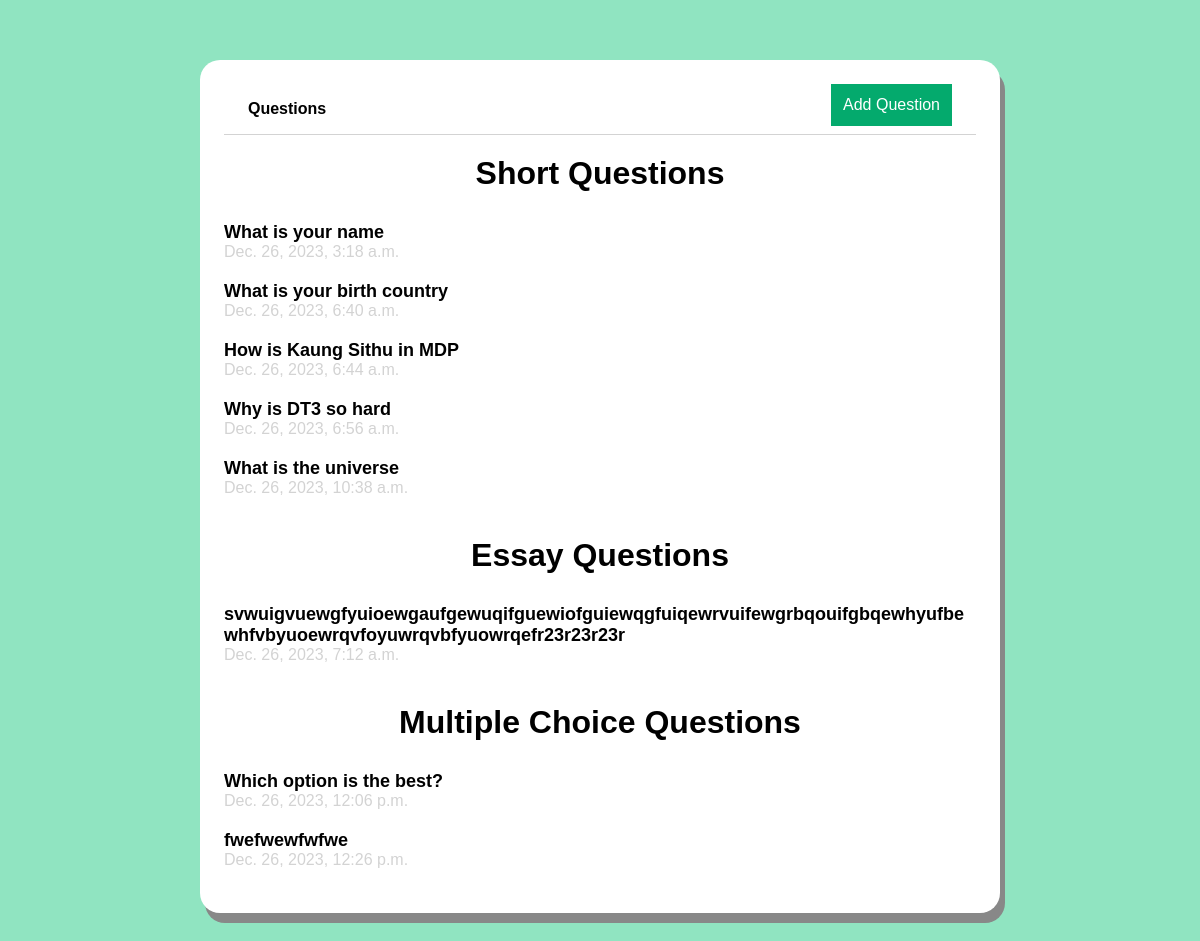
Before: / with the older database file.
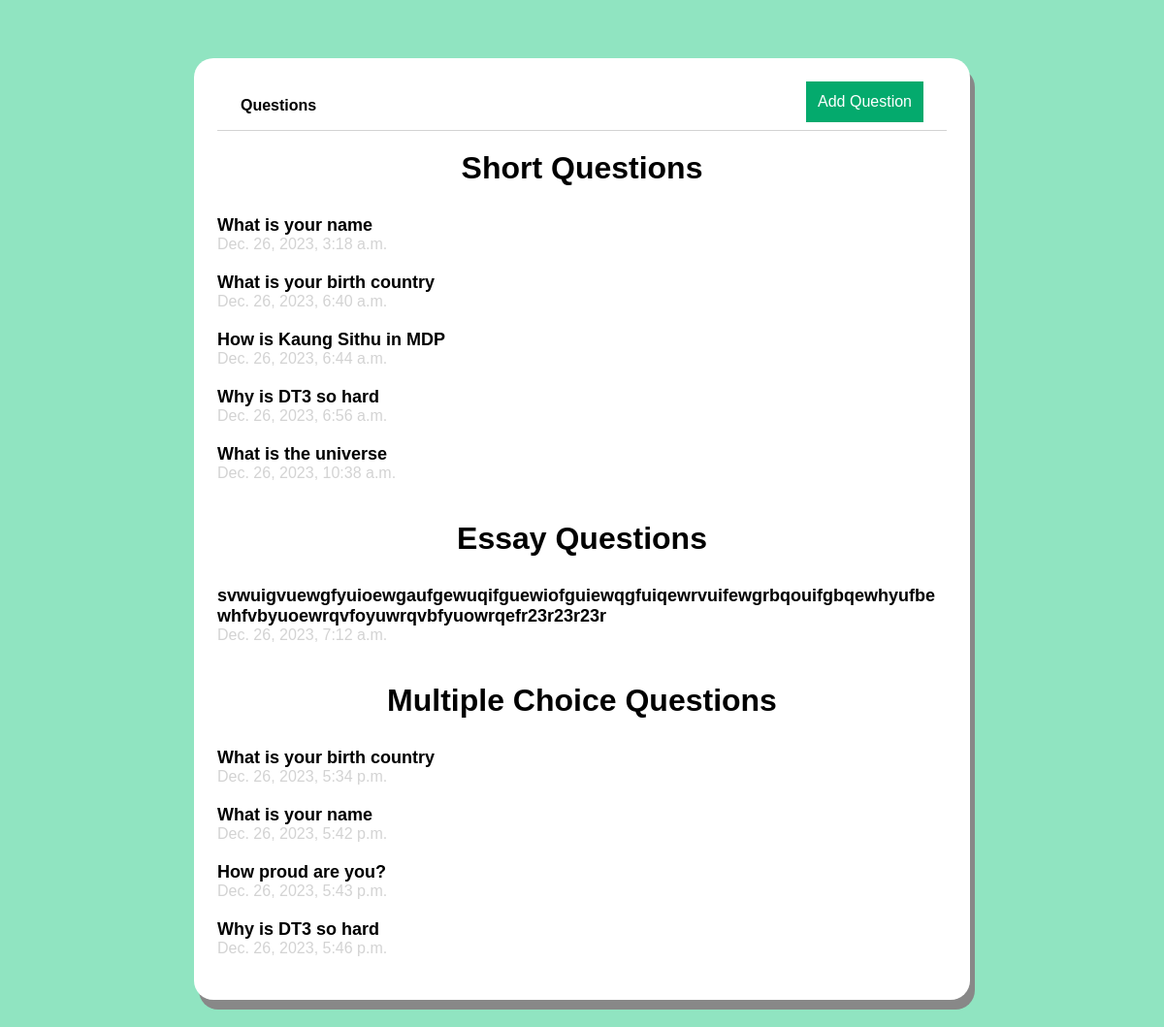
After: the same page with the newer database file.
### questions/models.py (models this page shows, shortened)
class ShortQuestion(models.Model):
    question = models.CharField(max_length=10000)
    created_at = models.DateTimeField(auto_now_add=True)
    updated_at = models.DateTimeField(auto_now=True)

class EssayQuestion(models.Model):
    question = models.CharField(max_length=10000)
    created_at = models.DateTimeField(auto_now_add=True)
    updated_at = models.DateTimeField(auto_now=True)

class MultiChoiceQuestion(models.Model):
    question = models.CharField(max_length=10000)
    created_at = models.DateTimeField(auto_now_add=True)
    updated_at = models.DateTimeField(auto_now=True)

### questions/views.py (the view)
# urls.py: path('', views.index, name = "index"),
def index(request):
    shortQuestions = ShortQuestion.objects.all().order_by('created_at')
    multiChoiceQuestions = MultiChoiceQuestion.objects.all().order_by('created_at')
    essayQuestions = EssayQuestion.objects.all().order_by('created_at')
    context = {
        'shortQuestions' : shortQuestions,
        'essayQuestions' : essayQuestions,
        'multiChoiceQuestions' : multiChoiceQuestions,
    }
    return render(request, 'index.html', context)

### questions/templates/index.html
{% extends 'layouts/page.html' %}
{% block content %}
<div class="page">
<h1 class="title">Short Questions</h1>
{% for  question in shortQuestions %}
<div class = "question-items">
    <a href="{% url 'short-question' question.id %}">
        <p class="question-item-title">
            {{question.question}}
        </p>
        <p class="question-created-at">
            {{question.created_at}}
        </p>
    </a>
</div>
{% endfor %}
<h1 class="title">Essay Questions</h1>
{% for  question in essayQuestions %}
<div class = "question-items">
    <a href="{% url 'essay-question' question.id %}">
        <p class="question-item-title">
            {{question.question}}
        </p>
        <p class="question-created-at">
            {{question.created_at}}
        </p>
    </a>
</div>
{% endfor %}
<h1 class="title">Multiple Choice Questions</h1>
{% for  question in multiChoiceQuestions %}
<div class = "question-items">
    <a href="{% url 'mcq-question' question.id %}">
        <p class="question-item-title">
            {{question.question}}
        </p>
        <p class="question-created-at">
            {{question.created_at}}
        </p>
    </a>
</div>
{% endfor %}
</div>
{% endblock %}

### questions/templates/layouts/page.html (shortened to what this page needs)
{% load static %}
<!DOCTYPE html>
<html lang="eng" dir="ltr">
<head>
    <link rel="stylesheet" type="text/css" href="{% static 'css/styles.css'%}?{% now 'U' %}"/>
</head>
<body>
    <div class="main">
        {% include 'navbar.html' %}
        {% block content %}
        {% endblock %}
    </div>
</body>
</html>

### questions/templates/navbar.html (shortened to what this page needs)
<nav class="navbar">
    <div class="main-menu">
        <ul>
            <li><a href="{% url 'index' %}">Questions</a> </li>
        </ul>
    </div>
    <div class="dropdown">
        <button class="dropbtn">Add Question</button>
    </div>
</nav>

### questions/static/css/styles.css (style rules this page uses)
html, body { font-family: Arial; background-color: #90E4C1; }
*, *::after, *::before { box-sizing: border-box; }
a { text-decoration:none; }
ul { list-style: none; padding: 0; }
.main { max-width: 800px; margin: 60px auto; padding: 24px; border-radius: 20px; background-color: white; box-shadow: 5px 10px #888888; }
.navbar { display: flex; flex-direction: row; justify-content: space-between; padding: 0 24px; border-bottom: 1px solid lightgray; }
.main-menu ul li a { color: black; font-weight: 900; }
.dropbtn { background-color: #04AA6D; color: white; padding: 12px; font-size: 16px; border: none; }
.dropdown { position: relative; display: inline-block; }
.page { display: flex; flex-direction: column; }
.title { margin: 20px auto 30px auto; font-weight:900; }
.question-items { margin-bottom: 20px; }
.question-item-title { color: black; font-size: 18px; word-wrap: break-word; font-weight: 800; margin: 0; }
.question-created-at { color: lightgray; margin: 0; }

Changed rows visible on the page:
removed MultiChoiceQuestion: question "Which option is the best?", created_at "Dec. 26, 2023, 12:06 p.m."
removed MultiChoiceQuestion: question "fwefwewfwfwe", created_at "Dec. 26, 2023, 12:26 p.m."
added MultiChoiceQuestion: question "What is your birth country", created_at "Dec. 26, 2023, 5:34 p.m."
added MultiChoiceQuestion: question "What is your name", created_at "Dec. 26, 2023, 5:42 p.m."
added MultiChoiceQuestion: question "How proud are you?", created_at "Dec. 26, 2023, 5:43 p.m."
added MultiChoiceQuestion: question "Why is DT3 so hard", created_at "Dec. 26, 2023, 5:46 p.m."
